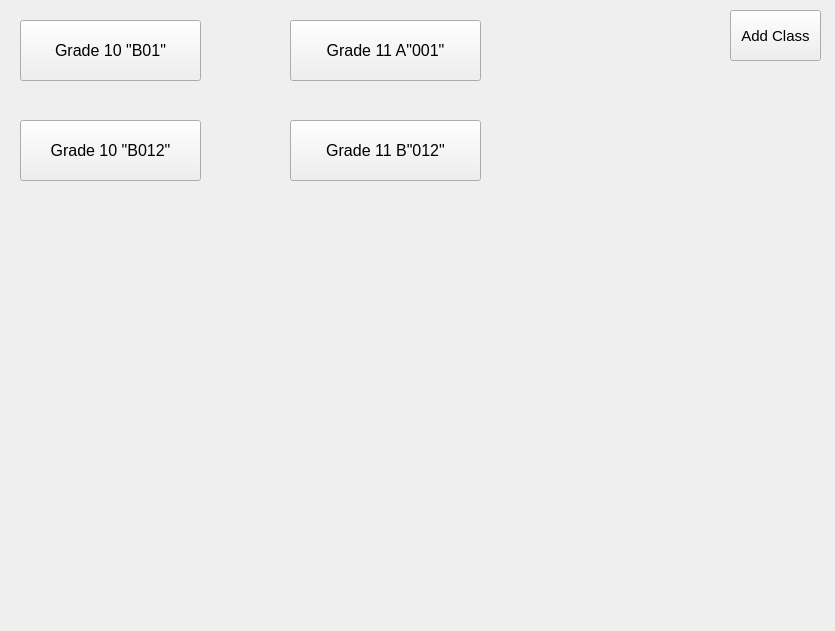
<?xml version="1.0" encoding="UTF-8"?>
<ui version="4.0">
 <class>ListClass</class>
 <widget class="QWidget" name="ListClass">
  <property name="geometry">
   <rect>
    <x>0</x>
    <y>0</y>
    <width>835</width>
    <height>631</height>
   </rect>
  </property>
  <property name="windowTitle">
   <string>Form</string>
  </property>
  <widget class="QPushButton" name="pushButton">
   <property name="geometry">
    <rect>
     <x>20</x>
     <y>20</y>
     <width>181</width>
     <height>61</height>
    </rect>
   </property>
   <property name="font">
    <font>
     <pointsize>12</pointsize>
    </font>
   </property>
   <property name="text">
    <string>Grade 10 &quot;B01&quot;</string>
   </property>
  </widget>
  <widget class="QPushButton" name="pushButton_2">
   <property name="geometry">
    <rect>
     <x>20</x>
     <y>120</y>
     <width>181</width>
     <height>61</height>
    </rect>
   </property>
   <property name="font">
    <font>
     <pointsize>12</pointsize>
    </font>
   </property>
   <property name="text">
    <string>Grade 10 &quot;B012&quot;</string>
   </property>
  </widget>
  <widget class="QPushButton" name="pushButton_3">
   <property name="geometry">
    <rect>
     <x>290</x>
     <y>20</y>
     <width>191</width>
     <height>61</height>
    </rect>
   </property>
   <property name="font">
    <font>
     <pointsize>12</pointsize>
    </font>
   </property>
   <property name="text">
    <string>Grade 11 A&quot;001&quot;</string>
   </property>
  </widget>
  <widget class="QPushButton" name="pushButton_4">
   <property name="geometry">
    <rect>
     <x>290</x>
     <y>120</y>
     <width>191</width>
     <height>61</height>
    </rect>
   </property>
   <property name="font">
    <font>
     <pointsize>12</pointsize>
    </font>
   </property>
   <property name="text">
    <string>Grade 11 B&quot;012&quot;</string>
   </property>
  </widget>
  <widget class="QPushButton" name="pushButton_5">
   <property name="geometry">
    <rect>
     <x>730</x>
     <y>10</y>
     <width>91</width>
     <height>51</height>
    </rect>
   </property>
   <property name="font">
    <font>
     <pointsize>11</pointsize>
    </font>
   </property>
   <property name="text">
    <string>Add Class</string>
   </property>
  </widget>
 </widget>
 <resources/>
 <connections>
  <connection>
   <sender>pushButton_5</sender>
   <signal>clicked()</signal>
   <receiver>ListClass</receiver>
   <slot>AddClassTeacher()</slot>
   <hints>
    <hint type="sourcelabel">
     <x>769</x>
     <y>44</y>
    </hint>
    <hint type="destinationlabel">
     <x>709</x>
     <y>78</y>
    </hint>
   </hints>
  </connection>
 </connections>
 <slots>
  <slot>AddClassTeacher()</slot>
 </slots>
</ui>
